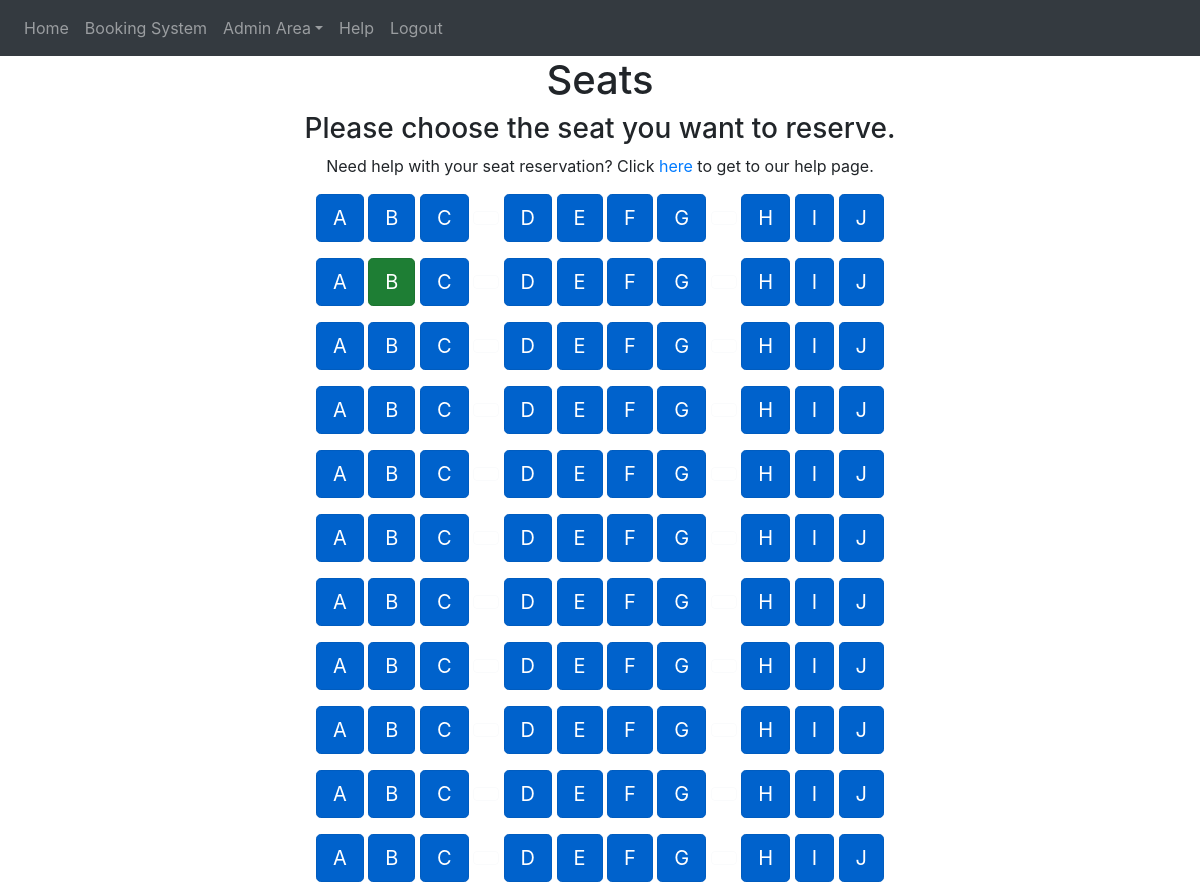
The app's page /flight/3 (signed in, upper part), older data.
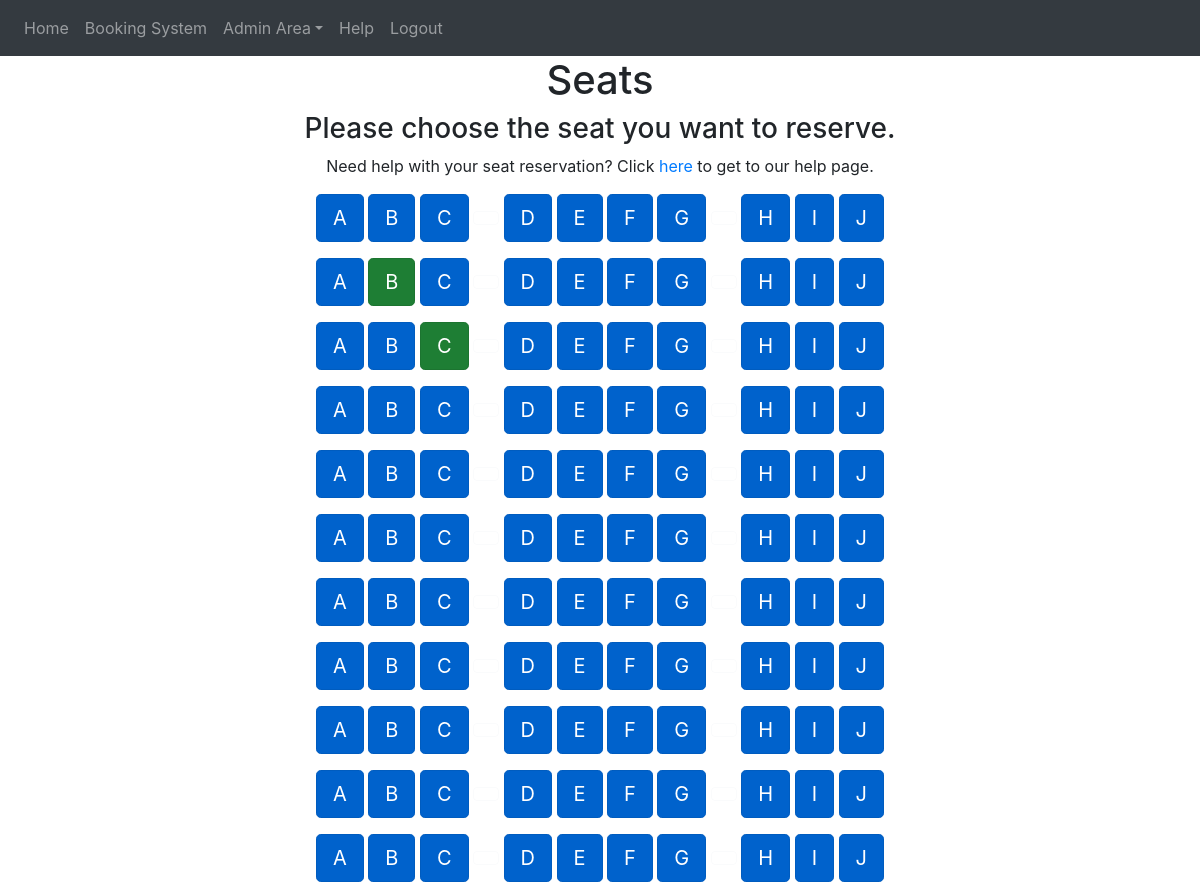
The same page, newer data.
### website/models.py (models this page shows)
class Seat(db.Model):
    id = db.Column(db.Integer, primary_key=True)
    flight = db.Column(db.String(10))
    seat_row = db.Column(db.String(5))
    seat_column = db.Column(db.String(5))
    seat_status = db.Column(db.String(10))
    seat_type = db.Column(db.String(10))
    seat_unique = db.Column(db.String(20), unique=True)
    user_id = db.Column(db.Integer, db.ForeignKey('user.id'))

### website/views.py (the view)
@views.route('/flight/<int:flights>', methods=['GET'])
@login_required
def flight(flights):
    seat_to_render = Seat.query.filter_by(flight=flights)
    row_number = Seat.query.filter_by(flight=flights, seat_column='A').all()
    list_of_rows = []
    for i in range(len(row_number)):
        row = Seat.query.filter_by(flight=flights, seat_row=i)
        list_of_rows.append(row)
    return render_template('seats.html', user=current_user, seat_to_render=seat_to_render, list_of_rows=list_of_rows)

### website/__init__.py (called while the page is built)
def create_app():
    from .views import views
    from .auth import auth
    from .admin import admins
    from .models import User, Seat
    app = Flask(__name__)
    app.config['SECRET_KEY'] = 'secret'
    app.config['SQLALCHEMY_DATABASE_URI'] = f'sqlite:///{DB_NAME}'
    app.config['FLASK_ADMIN_SWATCH'] = 'cerulean'
    app.register_blueprint(views, url_prefix='/')
    app.register_blueprint(auth, url_prefix='/')
    app.register_blueprint(admins, url_prefix='/admin-area')
    db.init_app(app)
    create_database(app)
    login_manager = LoginManager()
    login_manager.login_view = 'auth.login'
    login_manager.init_app(app)
    @login_manager.user_loader
    def load_user(id):
        return User.query.get(int(id))
    return app

### website/templates/seats.html (shortened to what this page needs)
{% extends "base.html" %} {% block title %}Seats{% endblock %}
{% block content%}
<form method="POST">
<h1 align="center">Seats</h1>
	<h3 align="center">Please choose the seat you want to reserve. </h3>
	<p align="center">Need help with your seat reservation? Click
	<a href="/help" class="link-primary">here </a>
	to get to our help page. </p>
	{% for element in list_of_rows %}
	<div class="container" align="center">
		{% for seat in element %}
		{% if seat.seat_type == 'Aisle_Left' %}
		{% if seat.seat_status == 'True' %}
		<a type="button" class="btn btn-primary btn-lg active" role="button" aria-pressed="true" data-toggle="modal" data-target="#ReserveModal{{seat.id}}" href="{{url_for('views.booking_seat', id=seat.id, flights=seat.flight)}}">{{seat.seat_column}}</a>
		<button type="button" class="btn btn-outline-light" disabled></button>
		{% elif seat.user_id == current_user.id%}
		<a type="button" class="btn btn-success btn-lg active" role="button" aria-pressed="true" data-toggle="modal" data-target="#CancelModal{{seat.id}}" href="{{url_for('views.cancel_seat', id=seat.id, flights=seat.flight)}}">{{seat.seat_column}}</a>
		<button type="button" class="btn btn-outline-light" disabled></button>
		{% elif seat.seat_status == 'False' %}
		<a type="button" class="btn btn-danger btn-lg active" role="button" aria-pressed="true">{{seat.seat_column}}</a>
		<button type="button" class="btn btn-outline-light" disabled></button>
		{% endif %}
		{% elif seat.seat_status == 'True' %}
		<a type="button" href="{{url_for('views.booking_seat', id=seat.id, flights=seat.flight)}}" class="btn btn-primary btn-lg active" role="button" aria-pressed="true" data-toggle="modal" data-target="#ReserveModal{{seat.id}}">{{seat.seat_column}}</a>
		{% elif seat.user_id == current_user.id%}
		<a type="button" class="btn btn-success btn-lg active" role="button" aria-pressed="true" data-toggle="modal" data-target="#CancelModal{{seat.id}}" href="{{url_for('views.cancel_seat', id=seat.id, flights=seat.flight)}}">{{seat.seat_column}}</a>
		{% elif seat.seat_status == 'False' %}
		<a type="button" class="btn btn-danger btn-lg active" role="button" aria-pressed="true">{{seat.seat_column}}</a>
		{% endif %}
		{% endfor %}
		</div>
		{% endfor %}
{% endblock %}

### website/templates/base.html (shortened to what this page needs)
<!DOCTYPE html>
<html>
  <head>
    <link
      rel="stylesheet"
      href="https://cdn.jsdelivr.net/npm/bootstrap@4.0.0/dist/css/bootstrap.min.css"
/>
    <link
      rel="stylesheet"
      href="https://stackpath.bootstrapcdn.com/font-awesome/4.7.0/css/font-awesome.min.css"
/>
  </head>
  <body>
    <nav class="navbar navbar-expand-lg navbar-dark bg-dark">
      <div class="collapse navbar-collapse" id="navbar">
        <div class="navbar-nav" role="tablist">
          {% if user.is_authenticated %}
          <a class="nav-item nav-link" id="home" href="/">Home</a>
          <a class="nav-item nav-link" id="bookingsystem" href="/bookingsystem">Booking System</a>
            {% if current_user.role == 'admin' %}
            <a class="nav-item dropdown">
              <a class="nav-link dropdown-toggle" data-toggle="dropdown" id="admin-area">Admin Area</a>
            </a>
            {% endif %}
          <a class="nav-item nav-link" id="help" href="/help">Help</a>
          <a class="nav-item nav-link" id="logout" href="/logout">Logout</a>
          {% else %}
          <a class="nav-item nav-link" id="login" href="/login">Login</a>
          <a class="nav-item nav-link" id="signUp" href="/sign-up">Sign Up</a>
          {% endif %}
        </div>
      </div>
    </nav>
    <div class="container">{% block content %} {% endblock %}</div>
  </body>
</html>

Row changes from the older to the newer data that the page shows:
changed Seat (number 23 of 110 on the later page): seat_status "True" → "False" (drawn)
Text that changed along with them:
list line gone: "C"
new list line: "C"
